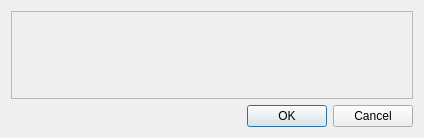
<?xml version="1.0" encoding="UTF-8"?>
<ui version="4.0">
 <class>FunctionSetupDialog</class>
 <widget class="QDialog" name="FunctionSetupDialog">
  <property name="geometry">
   <rect>
    <x>0</x>
    <y>0</y>
    <width>424</width>
    <height>138</height>
   </rect>
  </property>
  <property name="windowTitle">
   <string>Dialog</string>
  </property>
  <layout class="QVBoxLayout" name="verticalLayout">
   <item>
    <widget class="QScrollArea" name="scrollArea">
     <property name="widgetResizable">
      <bool>true</bool>
     </property>
     <widget class="QWidget" name="scrollAreaWidgetContents">
      <property name="geometry">
       <rect>
        <x>0</x>
        <y>0</y>
        <width>398</width>
        <height>72</height>
       </rect>
      </property>
     </widget>
    </widget>
   </item>
   <item>
    <widget class="QDialogButtonBox" name="button_box">
     <property name="orientation">
      <enum>Qt::Horizontal</enum>
     </property>
     <property name="standardButtons">
      <set>QDialogButtonBox::Cancel|QDialogButtonBox::Ok</set>
     </property>
    </widget>
   </item>
  </layout>
 </widget>
 <resources/>
 <connections>
  <connection>
   <sender>button_box</sender>
   <signal>rejected()</signal>
   <receiver>FunctionSetupDialog</receiver>
   <slot>reject()</slot>
   <hints>
    <hint type="sourcelabel">
     <x>616</x>
     <y>440</y>
    </hint>
    <hint type="destinationlabel">
     <x>286</x>
     <y>274</y>
    </hint>
   </hints>
  </connection>
  <connection>
   <sender>button_box</sender>
   <signal>accepted()</signal>
   <receiver>FunctionSetupDialog</receiver>
   <slot>ok_clicked()</slot>
   <hints>
    <hint type="sourcelabel">
     <x>633</x>
     <y>441</y>
    </hint>
    <hint type="destinationlabel">
     <x>395</x>
     <y>312</y>
    </hint>
   </hints>
  </connection>
 </connections>
 <slots>
  <slot>ok_clicked()</slot>
 </slots>
</ui>
